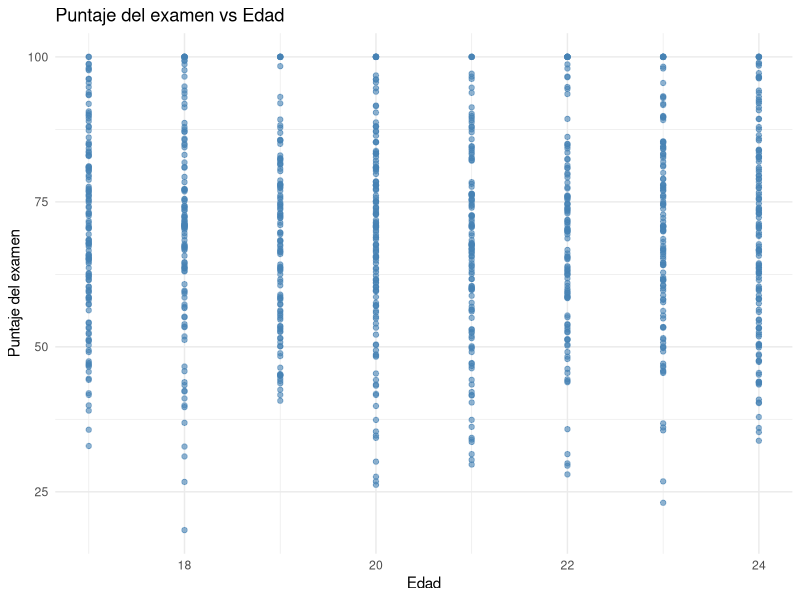
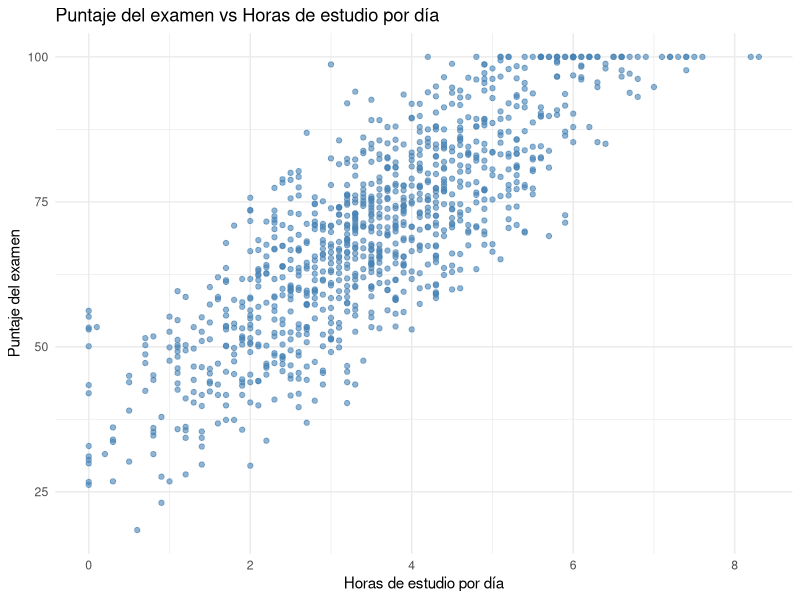
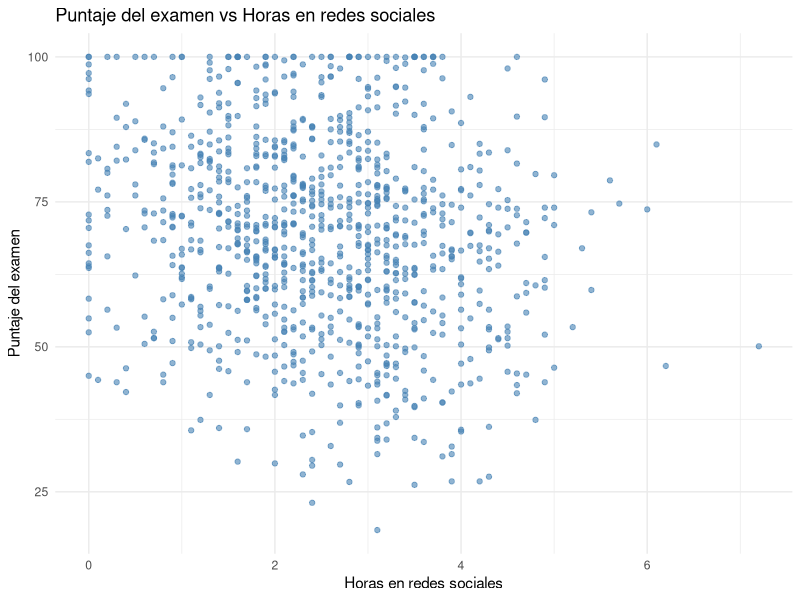
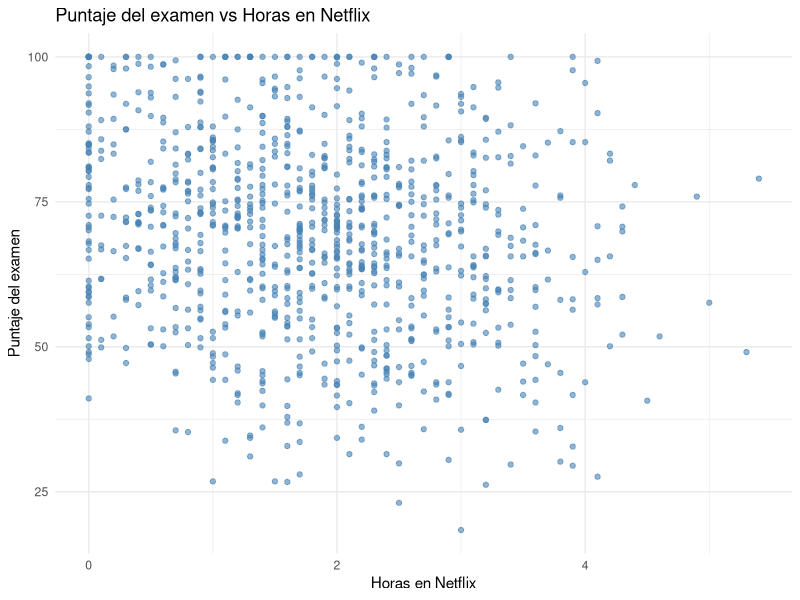
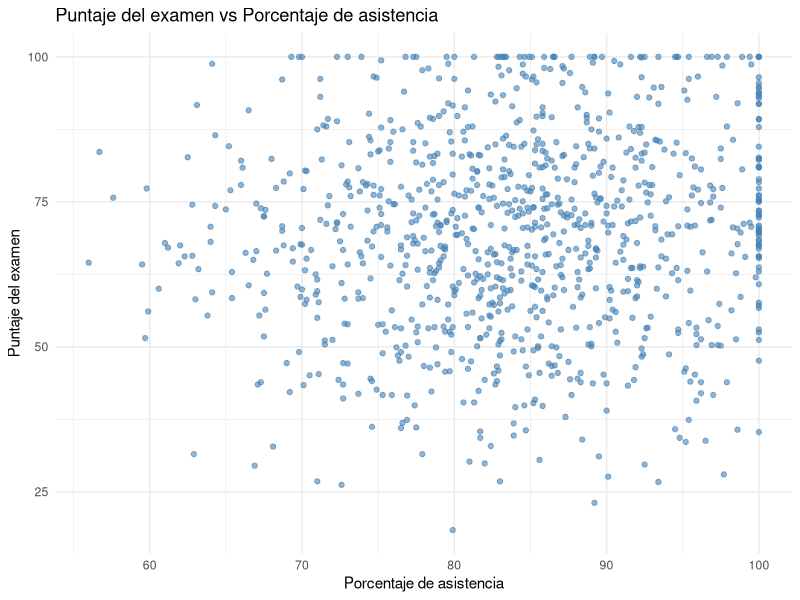
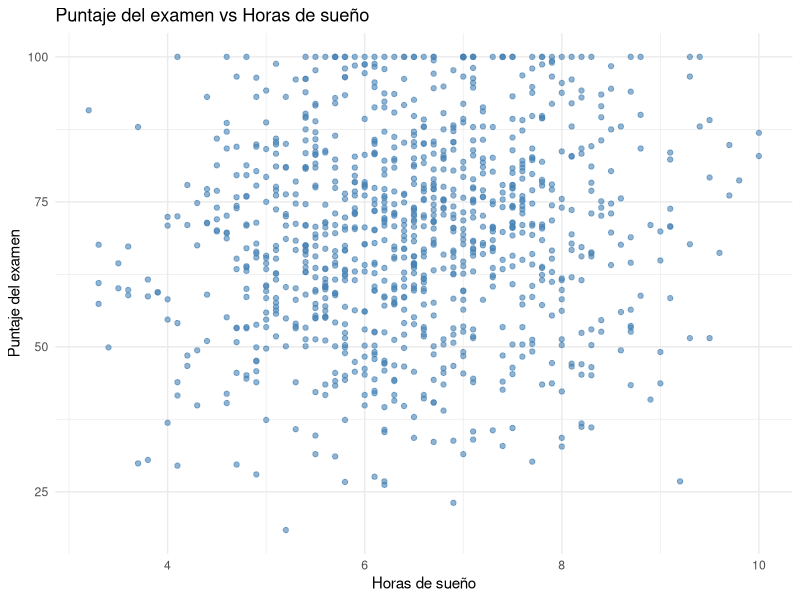
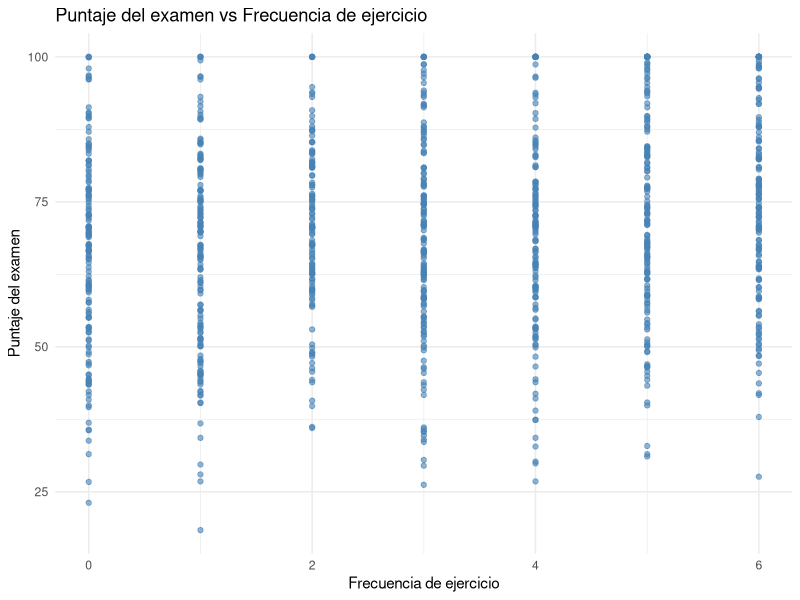
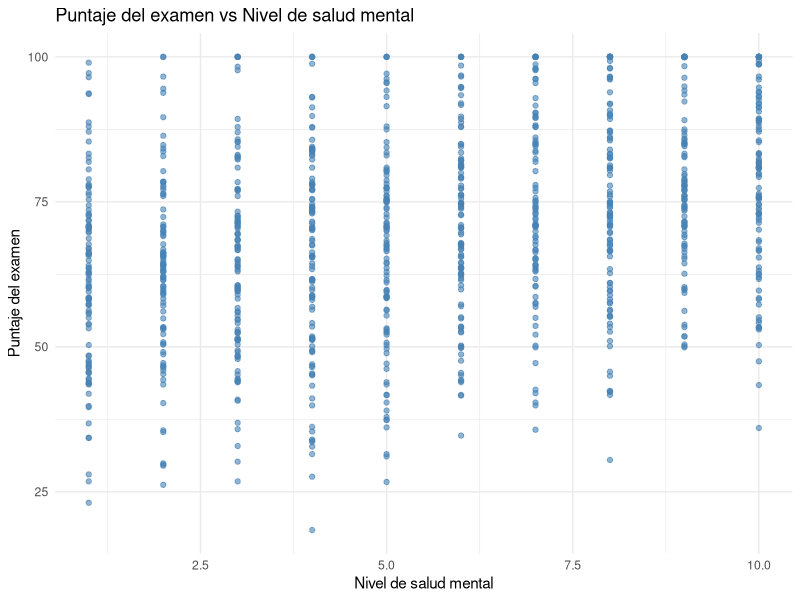

R code for these plots, in order:
# Cargar paquetes
library(readxl)
library(ggplot2)
library(corrplot)

# Leer los datos
df <- read_excel("student_habits_performance.xlsx")
View(df)

# Convertir a factor las variables categóricas

df$gender <- factor(df$gender)
df$part_time_job <- factor(df$part_time_job)
df$diet_quality <- factor(df$diet_quality)
df$parental_education_level <- factor(df$parental_education_level)
df$internet_quality <- factor(df$internet_quality)
df$extracurricular_participation <- factor(df$extracurricular_participation)

# Estructura del conjunto de datos
str(df)

# Cantidad de nulos por variable
colSums(is.na(df))

# Vector con las variables numéricas explicativas
num_vars <- c("age", "study_hours_per_day", "social_media_hours", "netflix_hours",
              "attendance_percentage", "sleep_hours", "exercise_frequency",
              "mental_health_rating")

# Diccionario de etiquetas en español
etiquetas <- list(
  age = "Edad",
  study_hours_per_day = "Horas de estudio por día",
  social_media_hours = "Horas en redes sociales",
  netflix_hours = "Horas en Netflix",
  attendance_percentage = "Porcentaje de asistencia",
  sleep_hours = "Horas de sueño",
  exercise_frequency = "Frecuencia de ejercicio",
  mental_health_rating = "Nivel de salud mental",
  exam_score = "Puntaje del examen"
)

# Iterar sobre cada variable y graficar dispersión
for (var in num_vars) {
  p <- ggplot(df, aes_string(x = var, y = "exam_score")) +
    geom_point(alpha = 0.6, color = "steelblue") +
    labs(
      title = paste("Puntaje del examen vs", etiquetas[[var]]),
      x = etiquetas[[var]],
      y = etiquetas[["exam_score"]]
    ) +
    theme_minimal()
  
  print(p)
}

# 1) Selección de variables numéricas
num_df <- df[, c("age", "study_hours_per_day", "social_media_hours", 
                 "netflix_hours", "attendance_percentage", 
                 "sleep_hours", "exercise_frequency",
                 "mental_health_rating", "exam_score")]

# 2) Matriz de correlación
cor_matrix <- cor(num_df, use = "complete.obs")

# 3) Gráfico de correlación
corrplot(cor_matrix, method = "color", type = "upper", 
         addCoef.col = "black", tl.cex = 0.8,
         title = "Matriz de correlación (variables numéricas)",
         mar = c(0,0,2,0))



# ================================
# 2) Correlación con categóricas
# ================================
# Crear dummies
df_dummies <- model.matrix(~ gender + part_time_job + diet_quality +
                             parental_education_level + internet_quality +
                             extracurricular_participation - 1, data = df)
df_dummies <- as.data.frame(df_dummies)

# Correlación de cada dummy con exam_score
cor_with_score <- cor(df_dummies, df$exam_score)
print(round(cor_with_score, 3))

# ================================
# 3) ANOVA para categóricas
# ================================
cat_vars <- c("gender", "part_time_job", "diet_quality",
              "parental_education_level", "internet_quality",
              "extracurricular_participation")

anova_results <- lapply(cat_vars, function(var) {
  mod <- aov(as.formula(paste("exam_score ~", var)), data = df)
  summary(mod)
})
names(anova_results) <- cat_vars
anova_results


# Cargar librería para mostrar como tabla bonita (opcional)
# install.packages("knitr") # Solo si no está instalada
library(knitr)

cat_vars <- c("gender", "part_time_job", "diet_quality",
              "parental_education_level", "internet_quality",
              "extracurricular_participation")

# Crear un resumen de ANOVA para cada variable categórica
anova_summary_df <- do.call(rbind, lapply(cat_vars, function(var) {
  mod <- aov(as.formula(paste("exam_score ~", var)), data = df)
  mod_summary <- summary(mod)[[1]]
  p_value <- mod_summary["Pr(>F)"][1]
  significance <- ifelse(p_value < 0.05, "Significativo", "No significativo")
  
  data.frame(
    Variable = var,
    `Valor p` = round(p_value, 4),
    Resultado = significance,
    check.names = FALSE
  )
}))

# Mostrar tabla en formato bonito
kable(anova_summary_df, caption = "Resultados ANOVA para variables categóricas")



# --------------------------------------------------------------------

set.seed(123)
n <- nrow(df)
n_train <- floor(0.7 * n)
indices_train <- sample(seq_len(n), size = n_train)
train_df <- df[indices_train, ]
test_df  <- df[-indices_train, ]

# =============================
# MODELO COMPLETO
# =============================
modelo_completo <- lm(exam_score ~ age + gender + study_hours_per_day +
                        social_media_hours + netflix_hours + part_time_job +
                        attendance_percentage + sleep_hours + diet_quality +
                        exercise_frequency + parental_education_level +
                        internet_quality + mental_health_rating +
                        extracurricular_participation,
                      data = train_df)

summary(modelo_completo)

# Predicciones
pred_test_completo <- predict(modelo_completo, newdata = test_df)

# Evaluación
mse_completo <- mean((test_df$exam_score - pred_test_completo)^2)
rmse_completo <- sqrt(mse_completo)
r2_completo <- 1 - sum((test_df$exam_score - pred_test_completo)^2) / 
  sum((test_df$exam_score - mean(test_df$exam_score))^2)

# R² ajustado manual
n_test <- nrow(test_df)
p_completo <- length(modelo_completo$coefficients) - 1
r2_adj_completo <- 1 - (1 - r2_completo) * ((n_test - 1) / (n_test - p_completo - 1))

cat("\n--- Modelo Completo ---\n")
cat("MSE:", mse_completo, "\n")
cat("RMSE:", rmse_completo, "\n")
cat("R²:", r2_completo, "\n")
cat("R² ajustado:", r2_adj_completo, "\n")


# =============================
# MODELO REDUCIDO
# =============================
modelo_reducido <- lm(exam_score ~ study_hours_per_day +
                        social_media_hours + netflix_hours + 
                        attendance_percentage + sleep_hours + diet_quality +
                        exercise_frequency + mental_health_rating,
                      data = train_df)

summary(modelo_reducido)

# Predicciones
pred_test_reducido <- predict(modelo_reducido, newdata = test_df)

# Evaluación
mse_reducido <- mean((test_df$exam_score - pred_test_reducido)^2)
rmse_reducido <- sqrt(mse_reducido)
r2_reducido <- 1 - sum((test_df$exam_score - pred_test_reducido)^2) / 
  sum((test_df$exam_score - mean(test_df$exam_score))^2)

# R² ajustado manual
p_reducido <- length(modelo_reducido$coefficients) - 1
r2_adj_reducido <- 1 - (1 - r2_reducido) * ((n_test - 1) / (n_test - p_reducido - 1))

cat("\n--- Modelo Reducido ---\n")
cat("MSE:", mse_reducido, "\n")
cat("RMSE:", rmse_reducido, "\n")
cat("R²:", r2_reducido, "\n")
cat("R² ajustado:", r2_adj_reducido, "\n")


# =============================
# COMPARATIVA FINAL
# =============================
comparativa <- data.frame(
  Métrica = c("MSE", "RMSE", "R²", "R² ajustado"),
  Modelo_Completo = c(mse_completo, rmse_completo, r2_completo, r2_adj_completo),
  Modelo_Reducido = c(mse_reducido, rmse_reducido, r2_reducido, r2_adj_reducido)
)

cat("\n--- Comparativa de Métricas ---\n")
print(comparativa, row.names = FALSE)

